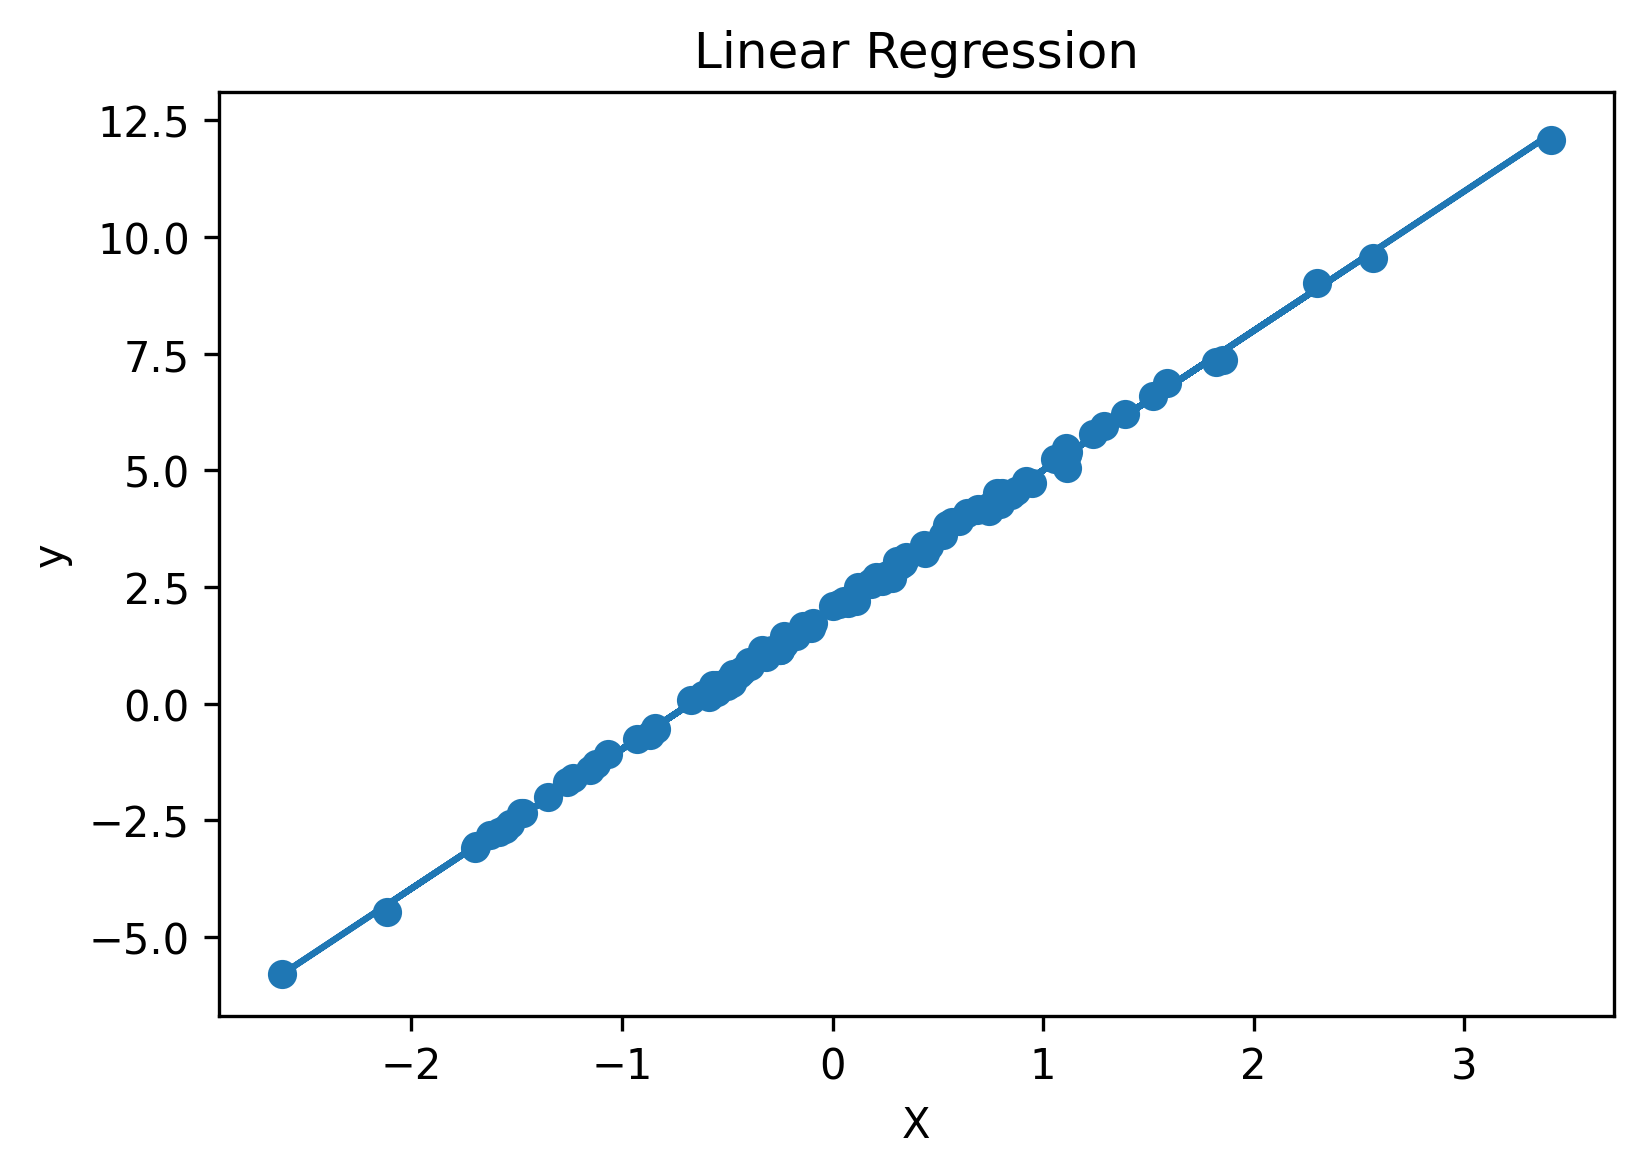

This chart was generated by the following Python code:
import torch
import matplotlib.pyplot as plt


# Generate data
torch.manual_seed(0)

X = torch.randn(100, 1)
y = 3 * X + 2 + 0.1 * torch.randn(100, 1)


# Initialize parameters
w = torch.randn(1, requires_grad=True)
b = torch.randn(1, requires_grad=True)


# Training settings
lr = 0.01
epochs = 500

losses = []


# Gradient descent
for epoch in range(epochs):

    # Forward
    y_pred = X * w + b

    # MSE loss
    loss = ((y_pred - y) ** 2).mean()

    losses.append(loss.item())

    # Backward
    loss.backward()

    # Update parameters
    with torch.no_grad():
        w -= lr * w.grad
        b -= lr * b.grad

        w.grad.zero_()
        b.grad.zero_()

    if epoch % 100 == 0:
        print(f"Epoch {epoch}, Loss: {loss.item():.6f}")


print("Weight:", w.item())
print("Bias:", b.item())


# Plot regression result
plt.figure(figsize=(6, 4))

plt.scatter(X.numpy(), y.numpy())
plt.plot(
    X.numpy(),
    (X * w + b).detach().numpy()
)

plt.xlabel("X")
plt.ylabel("y")
plt.title("Linear Regression")

plt.savefig(
    "./linear_regression.png",
    dpi=300,
    bbox_inches="tight"
)

plt.show()


# Plot loss curve
plt.figure(figsize=(6, 4))

plt.plot(losses)

plt.xlabel("Epoch")
plt.ylabel("MSE Loss")
plt.title("Training Loss")

plt.savefig(
    "./loss_curve.png",
    dpi=300,
    bbox_inches="tight"
)

plt.show()
